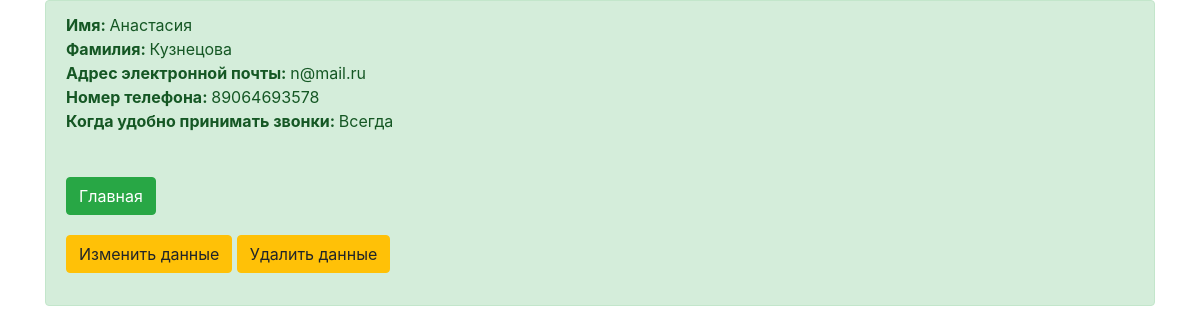
Page /profile/1/ on the committed database.
### mainapp/models.py (models this page shows, shortened)
class User(AbstractUser):
    patronymic = models.CharField('Отчество', max_length=50, null=True, blank=True)
    role = models.CharField('Роль', max_length=50, default="Пользователь")
    phone = models.CharField('Номер телефона', max_length=50)
    convenient_time = models.CharField('Когда удобно принимать звонки', max_length=50)
    status_user = models.CharField(max_length=20, choices=UserStatus.CHOICES, default=UserStatus.waiting)

### mainapp/views.py (the view)
# urls.py: path('profile/<int:id>/', views.render_profile, name='profile'),
def render_profile(request, id):
    seller = User.objects.get(id=id)
    announcement = Announcement.objects.all()
    announcement_user = Announcement.objects.filter(user=id)
    category = Category.objects.all()
    cities = Cities.objects.all()
    region = Region.objects.all()
    moderation = ModerationAd.objects.all()
    return render(request, "profile.html", {'seller': seller, 'announcement': announcement,
                                            'category': category,
                                            'cities': cities,
                                            'region': region,
                                            'moderation': moderation,
                                            'announcement_user': announcement_user})

### mainapp/templatetags/auth_extras.py (called while the page is built)
@register.filter(name='has_group')
def has_group(user, group_name):
    group = Group.objects.get(name=group_name)
    return True if group in user.groups.all() else False

### templates/profile.html (shortened to what this page needs)
{% load auth_extras %}
<!DOCTYPE html>
<html lang="en">
<head>
    <link rel="stylesheet" href="https://maxcdn.bootstrapcdn.com/bootstrap/4.1.3/css/bootstrap.min.css">
</head>
<body>
<div class="container">
    <div class="about">
        <div class="seller">
            <div class="alert alert-success" role="alert">
                <b>Имя: </b> {{ seller.first_name }}<br>
                <b>Фамилия: </b> {{ seller.last_name }}<br>
                <b>Адрес электронной почты: </b> {{ seller.email }}<br>
                <b>Номер телефона: </b> {{ seller.phone }}<br>
                <b>Когда удобно принимать звонки: </b> {{ seller.convenient_time }}<br><br>
                <a class="btn btn-success" style="margin-top: 20px; margin-bottom: 20px" href="{% url 'mainapp:index' %}" role="button">Главная</a><br>
                <a class="btn btn-warning" href="{% url 'mainapp:info_update' seller.id %}" role="button" style="margin-bottom: 20px">Изменить данные</a>
                <a class="btn btn-warning" href="{% url 'mainapp:info_delete' seller.id %}" role="button" style="margin-bottom: 20px">Удалить данные</a>
            </div>
        </div>
    </div>
</div>
</body>
</html>

### rows in the picture
User: first_name "Анастасия", last_name "Кузнецова", email "n@mail.ru", phone "89064693578", convenient_time "Всегда"
